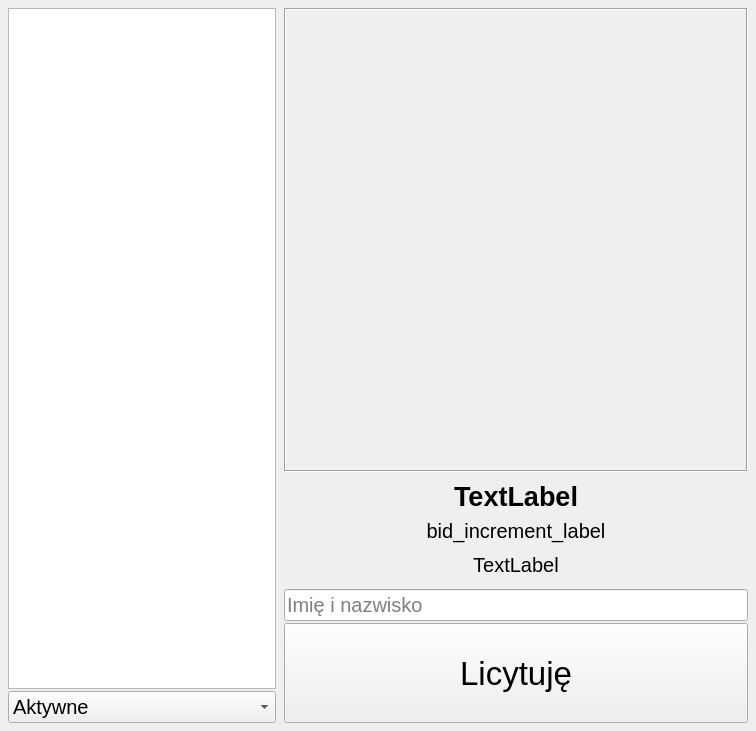
<?xml version="1.0" encoding="UTF-8"?>
<ui version="4.0">
 <class>MainWindow</class>
 <widget class="QMainWindow" name="MainWindow">
  <property name="geometry">
   <rect>
    <x>0</x>
    <y>0</y>
    <width>756</width>
    <height>731</height>
   </rect>
  </property>
  <property name="minimumSize">
   <size>
    <width>756</width>
    <height>731</height>
   </size>
  </property>
  <property name="maximumSize">
   <size>
    <width>756</width>
    <height>731</height>
   </size>
  </property>
  <property name="windowTitle">
   <string>MainWindow</string>
  </property>
  <widget class="QWidget" name="centralwidget">
   <layout class="QGridLayout" name="gridLayout_2">
    <property name="leftMargin">
     <number>4</number>
    </property>
    <property name="topMargin">
     <number>4</number>
    </property>
    <property name="rightMargin">
     <number>4</number>
    </property>
    <property name="bottomMargin">
     <number>4</number>
    </property>
    <property name="spacing">
     <number>2</number>
    </property>
    <item row="0" column="0">
     <widget class="QWidget" name="widget_6" native="true">
      <layout class="QHBoxLayout" name="horizontalLayout">
       <property name="spacing">
        <number>0</number>
       </property>
       <property name="leftMargin">
        <number>0</number>
       </property>
       <property name="topMargin">
        <number>0</number>
       </property>
       <property name="rightMargin">
        <number>0</number>
       </property>
       <property name="bottomMargin">
        <number>0</number>
       </property>
       <item>
        <widget class="QWidget" name="widget" native="true">
         <layout class="QVBoxLayout" name="verticalLayout_2">
          <property name="spacing">
           <number>2</number>
          </property>
          <property name="leftMargin">
           <number>4</number>
          </property>
          <property name="topMargin">
           <number>4</number>
          </property>
          <property name="rightMargin">
           <number>4</number>
          </property>
          <property name="bottomMargin">
           <number>4</number>
          </property>
          <item>
           <widget class="QListWidget" name="item_list">
            <property name="font">
             <font>
              <pointsize>15</pointsize>
             </font>
            </property>
           </widget>
          </item>
          <item>
           <widget class="QComboBox" name="status_filter">
            <property name="font">
             <font>
              <pointsize>15</pointsize>
             </font>
            </property>
            <item>
             <property name="text">
              <string>Aktywne</string>
             </property>
            </item>
            <item>
             <property name="text">
              <string>Zamknięte</string>
             </property>
            </item>
            <item>
             <property name="text">
              <string>Archiwalne</string>
             </property>
            </item>
           </widget>
          </item>
         </layout>
        </widget>
       </item>
       <item>
        <widget class="QWidget" name="widget_2" native="true">
         <layout class="QVBoxLayout" name="verticalLayout_4">
          <property name="spacing">
           <number>0</number>
          </property>
          <property name="leftMargin">
           <number>0</number>
          </property>
          <property name="topMargin">
           <number>0</number>
          </property>
          <property name="rightMargin">
           <number>0</number>
          </property>
          <property name="bottomMargin">
           <number>0</number>
          </property>
          <item>
           <widget class="QWidget" name="widget_3" native="true">
            <layout class="QGridLayout" name="gridLayout">
             <property name="leftMargin">
              <number>4</number>
             </property>
             <property name="topMargin">
              <number>4</number>
             </property>
             <property name="rightMargin">
              <number>4</number>
             </property>
             <property name="bottomMargin">
              <number>4</number>
             </property>
             <property name="spacing">
              <number>2</number>
             </property>
             <item row="0" column="0">
              <widget class="QLabel" name="image_label">
               <property name="minimumSize">
                <size>
                 <width>464</width>
                 <height>464</height>
                </size>
               </property>
               <property name="frameShape">
                <enum>QFrame::Box</enum>
               </property>
               <property name="frameShadow">
                <enum>QFrame::Sunken</enum>
               </property>
               <property name="text">
                <string/>
               </property>
               <property name="scaledContents">
                <bool>true</bool>
               </property>
              </widget>
             </item>
            </layout>
           </widget>
          </item>
          <item>
           <widget class="QWidget" name="widget_4" native="true">
            <layout class="QVBoxLayout" name="verticalLayout_3">
             <property name="spacing">
              <number>2</number>
             </property>
             <property name="leftMargin">
              <number>4</number>
             </property>
             <property name="topMargin">
              <number>4</number>
             </property>
             <property name="rightMargin">
              <number>4</number>
             </property>
             <property name="bottomMargin">
              <number>4</number>
             </property>
             <item>
              <widget class="QLabel" name="price_label">
               <property name="font">
                <font>
                 <pointsize>20</pointsize>
                 <weight>75</weight>
                 <bold>true</bold>
                </font>
               </property>
               <property name="text">
                <string>TextLabel</string>
               </property>
               <property name="alignment">
                <set>Qt::AlignCenter</set>
               </property>
              </widget>
             </item>
             <item>
              <widget class="QLabel" name="bid_increment_label">
               <property name="font">
                <font>
                 <pointsize>15</pointsize>
                 <weight>50</weight>
                 <bold>false</bold>
                </font>
               </property>
               <property name="text">
                <string>bid_increment_label</string>
               </property>
               <property name="alignment">
                <set>Qt::AlignCenter</set>
               </property>
              </widget>
             </item>
             <item>
              <widget class="QLabel" name="time_label">
               <property name="font">
                <font>
                 <pointsize>15</pointsize>
                </font>
               </property>
               <property name="text">
                <string>TextLabel</string>
               </property>
               <property name="alignment">
                <set>Qt::AlignCenter</set>
               </property>
              </widget>
             </item>
            </layout>
           </widget>
          </item>
          <item>
           <widget class="QWidget" name="widget_5" native="true">
            <layout class="QVBoxLayout" name="verticalLayout">
             <property name="spacing">
              <number>2</number>
             </property>
             <property name="leftMargin">
              <number>4</number>
             </property>
             <property name="topMargin">
              <number>4</number>
             </property>
             <property name="rightMargin">
              <number>4</number>
             </property>
             <property name="bottomMargin">
              <number>4</number>
             </property>
             <item>
              <widget class="QLineEdit" name="name_input">
               <property name="font">
                <font>
                 <pointsize>15</pointsize>
                </font>
               </property>
               <property name="placeholderText">
                <string>Imię i nazwisko</string>
               </property>
              </widget>
             </item>
             <item>
              <widget class="QPushButton" name="bid_button">
               <property name="minimumSize">
                <size>
                 <width>0</width>
                 <height>100</height>
                </size>
               </property>
               <property name="font">
                <font>
                 <pointsize>25</pointsize>
                </font>
               </property>
               <property name="text">
                <string>Licytuję</string>
               </property>
              </widget>
             </item>
            </layout>
           </widget>
          </item>
         </layout>
        </widget>
       </item>
      </layout>
     </widget>
    </item>
   </layout>
  </widget>
 </widget>
 <resources/>
 <connections/>
</ui>
